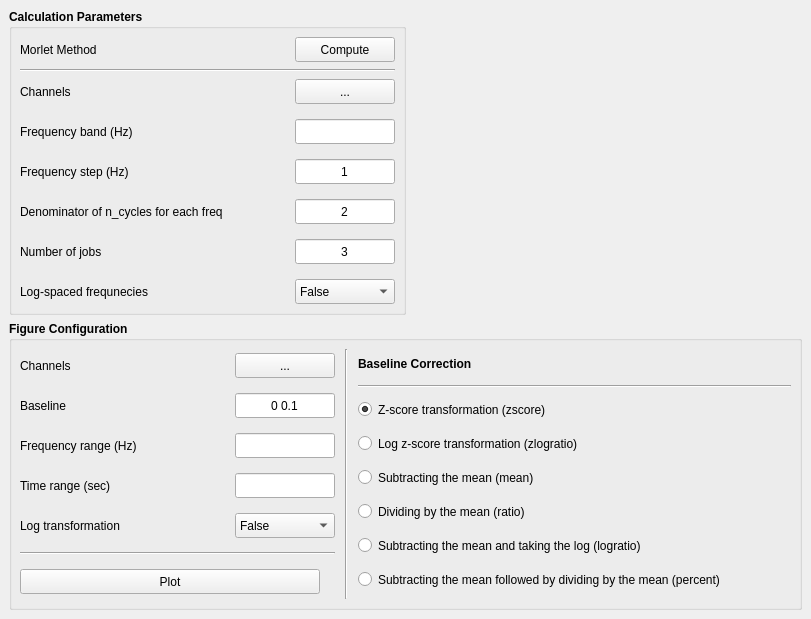
<?xml version="1.0" encoding="UTF-8"?>
<ui version="4.0">
 <class>MainWindow</class>
 <widget class="QMainWindow" name="MainWindow">
  <property name="geometry">
   <rect>
    <x>0</x>
    <y>0</y>
    <width>811</width>
    <height>619</height>
   </rect>
  </property>
  <property name="font">
   <font>
    <family>Ubuntu</family>
    <weight>50</weight>
    <bold>false</bold>
   </font>
  </property>
  <property name="windowTitle">
   <string>MainWindow</string>
  </property>
  <property name="toolTip">
   <string>dividing by the mean of baseline values</string>
  </property>
  <widget class="QWidget" name="centralwidget">
   <layout class="QVBoxLayout" name="verticalLayout_9">
    <item>
     <layout class="QHBoxLayout" name="horizontalLayout_5">
      <item>
       <widget class="QGroupBox" name="groupBox">
        <property name="font">
         <font>
          <weight>75</weight>
          <bold>true</bold>
         </font>
        </property>
        <property name="title">
         <string>Calculation Parameters</string>
        </property>
        <layout class="QVBoxLayout" name="verticalLayout_8">
         <property name="spacing">
          <number>7</number>
         </property>
         <property name="leftMargin">
          <number>8</number>
         </property>
         <property name="topMargin">
          <number>8</number>
         </property>
         <property name="rightMargin">
          <number>8</number>
         </property>
         <property name="bottomMargin">
          <number>8</number>
         </property>
         <item>
          <layout class="QHBoxLayout" name="horizontalLayout">
           <item>
            <widget class="QLabel" name="Morlet_methodlb">
             <property name="minimumSize">
              <size>
               <width>0</width>
               <height>25</height>
              </size>
             </property>
             <property name="maximumSize">
              <size>
               <width>16777215</width>
               <height>25</height>
              </size>
             </property>
             <property name="font">
              <font>
               <weight>50</weight>
               <bold>false</bold>
              </font>
             </property>
             <property name="text">
              <string>Morlet Method</string>
             </property>
            </widget>
           </item>
           <item>
            <spacer name="horizontalSpacer_2">
             <property name="orientation">
              <enum>Qt::Horizontal</enum>
             </property>
             <property name="sizeHint" stdset="0">
              <size>
               <width>40</width>
               <height>20</height>
              </size>
             </property>
            </spacer>
           </item>
           <item>
            <widget class="QPushButton" name="_compute_btn">
             <property name="minimumSize">
              <size>
               <width>100</width>
               <height>25</height>
              </size>
             </property>
             <property name="maximumSize">
              <size>
               <width>100</width>
               <height>25</height>
              </size>
             </property>
             <property name="font">
              <font>
               <weight>50</weight>
               <bold>false</bold>
              </font>
             </property>
             <property name="text">
              <string>Compute</string>
             </property>
             <property name="shortcut">
              <string>Return</string>
             </property>
            </widget>
           </item>
          </layout>
         </item>
         <item>
          <widget class="Line" name="line_5">
           <property name="orientation">
            <enum>Qt::Horizontal</enum>
           </property>
          </widget>
         </item>
         <item>
          <layout class="QHBoxLayout" name="horizontalLayout_2">
           <property name="spacing">
            <number>35</number>
           </property>
           <item>
            <layout class="QVBoxLayout" name="verticalLayout_2">
             <property name="spacing">
              <number>15</number>
             </property>
             <item>
              <widget class="QLabel" name="_chan_lb">
               <property name="minimumSize">
                <size>
                 <width>100</width>
                 <height>25</height>
                </size>
               </property>
               <property name="maximumSize">
                <size>
                 <width>100</width>
                 <height>25</height>
                </size>
               </property>
               <property name="font">
                <font>
                 <family>Ubuntu</family>
                 <pointsize>9</pointsize>
                 <weight>50</weight>
                 <italic>false</italic>
                 <bold>false</bold>
                </font>
               </property>
               <property name="text">
                <string>Channels</string>
               </property>
              </widget>
             </item>
             <item>
              <widget class="QLabel" name="_freq_band_lb">
               <property name="minimumSize">
                <size>
                 <width>0</width>
                 <height>25</height>
                </size>
               </property>
               <property name="maximumSize">
                <size>
                 <width>16777215</width>
                 <height>25</height>
                </size>
               </property>
               <property name="font">
                <font>
                 <weight>50</weight>
                 <bold>false</bold>
                </font>
               </property>
               <property name="text">
                <string>Frequency band (Hz)</string>
               </property>
              </widget>
             </item>
             <item>
              <widget class="QLabel" name="_freq_step_lb">
               <property name="minimumSize">
                <size>
                 <width>0</width>
                 <height>25</height>
                </size>
               </property>
               <property name="maximumSize">
                <size>
                 <width>16777215</width>
                 <height>25</height>
                </size>
               </property>
               <property name="font">
                <font>
                 <weight>50</weight>
                 <bold>false</bold>
                </font>
               </property>
               <property name="text">
                <string>Frequency step (Hz)</string>
               </property>
              </widget>
             </item>
             <item>
              <widget class="QLabel" name="_denom_ncycles_lb">
               <property name="minimumSize">
                <size>
                 <width>0</width>
                 <height>25</height>
                </size>
               </property>
               <property name="maximumSize">
                <size>
                 <width>16777215</width>
                 <height>25</height>
                </size>
               </property>
               <property name="font">
                <font>
                 <weight>50</weight>
                 <bold>false</bold>
                </font>
               </property>
               <property name="text">
                <string>Denominator of n_cycles for each freq</string>
               </property>
              </widget>
             </item>
             <item>
              <widget class="QLabel" name="_njobs_lb">
               <property name="minimumSize">
                <size>
                 <width>0</width>
                 <height>25</height>
                </size>
               </property>
               <property name="maximumSize">
                <size>
                 <width>16777215</width>
                 <height>25</height>
                </size>
               </property>
               <property name="font">
                <font>
                 <weight>50</weight>
                 <bold>false</bold>
                </font>
               </property>
               <property name="text">
                <string>Number of jobs</string>
               </property>
              </widget>
             </item>
             <item>
              <widget class="QLabel" name="_log_freq_lb">
               <property name="minimumSize">
                <size>
                 <width>0</width>
                 <height>25</height>
                </size>
               </property>
               <property name="maximumSize">
                <size>
                 <width>16777215</width>
                 <height>25</height>
                </size>
               </property>
               <property name="font">
                <font>
                 <weight>50</weight>
                 <bold>false</bold>
                </font>
               </property>
               <property name="text">
                <string>Log-spaced frequnecies</string>
               </property>
              </widget>
             </item>
            </layout>
           </item>
           <item>
            <layout class="QVBoxLayout" name="verticalLayout">
             <property name="spacing">
              <number>15</number>
             </property>
             <item>
              <widget class="QToolButton" name="_select_chan_btn">
               <property name="minimumSize">
                <size>
                 <width>100</width>
                 <height>25</height>
                </size>
               </property>
               <property name="maximumSize">
                <size>
                 <width>100</width>
                 <height>25</height>
                </size>
               </property>
               <property name="font">
                <font>
                 <weight>50</weight>
                 <bold>false</bold>
                </font>
               </property>
               <property name="text">
                <string>...</string>
               </property>
              </widget>
             </item>
             <item>
              <widget class="QLineEdit" name="_freq_band_le">
               <property name="minimumSize">
                <size>
                 <width>100</width>
                 <height>25</height>
                </size>
               </property>
               <property name="maximumSize">
                <size>
                 <width>100</width>
                 <height>25</height>
                </size>
               </property>
               <property name="font">
                <font>
                 <weight>50</weight>
                 <bold>false</bold>
                </font>
               </property>
               <property name="focusPolicy">
                <enum>Qt::ClickFocus</enum>
               </property>
               <property name="alignment">
                <set>Qt::AlignCenter</set>
               </property>
              </widget>
             </item>
             <item>
              <widget class="QLineEdit" name="_freq_step_le">
               <property name="minimumSize">
                <size>
                 <width>100</width>
                 <height>25</height>
                </size>
               </property>
               <property name="maximumSize">
                <size>
                 <width>100</width>
                 <height>25</height>
                </size>
               </property>
               <property name="font">
                <font>
                 <weight>50</weight>
                 <bold>false</bold>
                </font>
               </property>
               <property name="focusPolicy">
                <enum>Qt::ClickFocus</enum>
               </property>
               <property name="text">
                <string>1</string>
               </property>
               <property name="alignment">
                <set>Qt::AlignCenter</set>
               </property>
              </widget>
             </item>
             <item>
              <widget class="QLineEdit" name="_denom_ncycles_le">
               <property name="minimumSize">
                <size>
                 <width>100</width>
                 <height>25</height>
                </size>
               </property>
               <property name="maximumSize">
                <size>
                 <width>100</width>
                 <height>25</height>
                </size>
               </property>
               <property name="font">
                <font>
                 <weight>50</weight>
                 <bold>false</bold>
                </font>
               </property>
               <property name="focusPolicy">
                <enum>Qt::ClickFocus</enum>
               </property>
               <property name="text">
                <string>2</string>
               </property>
               <property name="alignment">
                <set>Qt::AlignCenter</set>
               </property>
              </widget>
             </item>
             <item>
              <widget class="QLineEdit" name="_njobs_le">
               <property name="minimumSize">
                <size>
                 <width>100</width>
                 <height>25</height>
                </size>
               </property>
               <property name="maximumSize">
                <size>
                 <width>100</width>
                 <height>25</height>
                </size>
               </property>
               <property name="font">
                <font>
                 <weight>50</weight>
                 <bold>false</bold>
                </font>
               </property>
               <property name="focusPolicy">
                <enum>Qt::ClickFocus</enum>
               </property>
               <property name="text">
                <string>3</string>
               </property>
               <property name="alignment">
                <set>Qt::AlignCenter</set>
               </property>
              </widget>
             </item>
             <item>
              <widget class="QComboBox" name="_log_freq_cbx">
               <property name="minimumSize">
                <size>
                 <width>100</width>
                 <height>25</height>
                </size>
               </property>
               <property name="maximumSize">
                <size>
                 <width>100</width>
                 <height>25</height>
                </size>
               </property>
               <property name="font">
                <font>
                 <weight>50</weight>
                 <bold>false</bold>
                </font>
               </property>
               <item>
                <property name="text">
                 <string>False</string>
                </property>
               </item>
               <item>
                <property name="text">
                 <string>True</string>
                </property>
               </item>
              </widget>
             </item>
            </layout>
           </item>
          </layout>
         </item>
        </layout>
       </widget>
      </item>
      <item>
       <spacer name="horizontalSpacer">
        <property name="orientation">
         <enum>Qt::Horizontal</enum>
        </property>
        <property name="sizeHint" stdset="0">
         <size>
          <width>40</width>
          <height>20</height>
         </size>
        </property>
       </spacer>
      </item>
     </layout>
    </item>
    <item>
     <widget class="QGroupBox" name="groupBox_2">
      <property name="font">
       <font>
        <weight>75</weight>
        <bold>true</bold>
       </font>
      </property>
      <property name="title">
       <string>Figure Configuration</string>
      </property>
      <layout class="QHBoxLayout" name="horizontalLayout_3">
       <property name="spacing">
        <number>10</number>
       </property>
       <property name="leftMargin">
        <number>8</number>
       </property>
       <property name="topMargin">
        <number>8</number>
       </property>
       <property name="rightMargin">
        <number>8</number>
       </property>
       <property name="bottomMargin">
        <number>8</number>
       </property>
       <item>
        <layout class="QVBoxLayout" name="verticalLayout_6">
         <property name="spacing">
          <number>10</number>
         </property>
         <item>
          <layout class="QHBoxLayout" name="horizontalLayout_4">
           <property name="spacing">
            <number>15</number>
           </property>
           <item>
            <layout class="QVBoxLayout" name="verticalLayout_4">
             <property name="spacing">
              <number>15</number>
             </property>
             <item>
              <widget class="QLabel" name="_fig_chan_lb">
               <property name="minimumSize">
                <size>
                 <width>100</width>
                 <height>25</height>
                </size>
               </property>
               <property name="maximumSize">
                <size>
                 <width>100</width>
                 <height>25</height>
                </size>
               </property>
               <property name="font">
                <font>
                 <family>Ubuntu</family>
                 <pointsize>9</pointsize>
                 <weight>50</weight>
                 <italic>false</italic>
                 <bold>false</bold>
                </font>
               </property>
               <property name="text">
                <string>Channels</string>
               </property>
              </widget>
             </item>
             <item>
              <widget class="QLabel" name="_fig_baseline_lb">
               <property name="minimumSize">
                <size>
                 <width>100</width>
                 <height>25</height>
                </size>
               </property>
               <property name="maximumSize">
                <size>
                 <width>100</width>
                 <height>25</height>
                </size>
               </property>
               <property name="font">
                <font>
                 <family>Ubuntu</family>
                 <pointsize>9</pointsize>
                 <weight>50</weight>
                 <italic>false</italic>
                 <bold>false</bold>
                </font>
               </property>
               <property name="text">
                <string>Baseline</string>
               </property>
              </widget>
             </item>
             <item>
              <widget class="QLabel" name="_fig_freq_lb">
               <property name="minimumSize">
                <size>
                 <width>100</width>
                 <height>25</height>
                </size>
               </property>
               <property name="maximumSize">
                <size>
                 <width>200</width>
                 <height>25</height>
                </size>
               </property>
               <property name="font">
                <font>
                 <family>Ubuntu</family>
                 <pointsize>9</pointsize>
                 <weight>50</weight>
                 <italic>false</italic>
                 <bold>false</bold>
                </font>
               </property>
               <property name="text">
                <string>Frequency range (Hz)</string>
               </property>
              </widget>
             </item>
             <item>
              <widget class="QLabel" name="_fig_time_lb">
               <property name="minimumSize">
                <size>
                 <width>100</width>
                 <height>25</height>
                </size>
               </property>
               <property name="maximumSize">
                <size>
                 <width>200</width>
                 <height>25</height>
                </size>
               </property>
               <property name="font">
                <font>
                 <family>Ubuntu</family>
                 <pointsize>9</pointsize>
                 <weight>50</weight>
                 <italic>false</italic>
                 <bold>false</bold>
                </font>
               </property>
               <property name="text">
                <string>Time range (sec)</string>
               </property>
              </widget>
             </item>
             <item>
              <widget class="QLabel" name="_fig_log_lb">
               <property name="minimumSize">
                <size>
                 <width>100</width>
                 <height>25</height>
                </size>
               </property>
               <property name="maximumSize">
                <size>
                 <width>200</width>
                 <height>25</height>
                </size>
               </property>
               <property name="font">
                <font>
                 <family>Ubuntu</family>
                 <pointsize>9</pointsize>
                 <weight>50</weight>
                 <italic>false</italic>
                 <bold>false</bold>
                </font>
               </property>
               <property name="text">
                <string>Log transformation</string>
               </property>
              </widget>
             </item>
            </layout>
           </item>
           <item>
            <layout class="QVBoxLayout" name="verticalLayout_3">
             <property name="spacing">
              <number>15</number>
             </property>
             <item>
              <widget class="QToolButton" name="_fig_select_chan_btn">
               <property name="minimumSize">
                <size>
                 <width>100</width>
                 <height>25</height>
                </size>
               </property>
               <property name="maximumSize">
                <size>
                 <width>100</width>
                 <height>25</height>
                </size>
               </property>
               <property name="font">
                <font>
                 <weight>50</weight>
                 <bold>false</bold>
                </font>
               </property>
               <property name="text">
                <string>...</string>
               </property>
              </widget>
             </item>
             <item>
              <widget class="QLineEdit" name="_fig_baseline_le">
               <property name="minimumSize">
                <size>
                 <width>100</width>
                 <height>25</height>
                </size>
               </property>
               <property name="maximumSize">
                <size>
                 <width>100</width>
                 <height>25</height>
                </size>
               </property>
               <property name="font">
                <font>
                 <weight>50</weight>
                 <bold>false</bold>
                </font>
               </property>
               <property name="focusPolicy">
                <enum>Qt::ClickFocus</enum>
               </property>
               <property name="text">
                <string>0 0.1</string>
               </property>
               <property name="alignment">
                <set>Qt::AlignCenter</set>
               </property>
              </widget>
             </item>
             <item>
              <widget class="QLineEdit" name="_fig_freq_band_le">
               <property name="minimumSize">
                <size>
                 <width>100</width>
                 <height>25</height>
                </size>
               </property>
               <property name="maximumSize">
                <size>
                 <width>100</width>
                 <height>25</height>
                </size>
               </property>
               <property name="font">
                <font>
                 <weight>50</weight>
                 <bold>false</bold>
                </font>
               </property>
               <property name="focusPolicy">
                <enum>Qt::ClickFocus</enum>
               </property>
               <property name="alignment">
                <set>Qt::AlignCenter</set>
               </property>
              </widget>
             </item>
             <item>
              <widget class="QLineEdit" name="_fig_time_le">
               <property name="minimumSize">
                <size>
                 <width>100</width>
                 <height>25</height>
                </size>
               </property>
               <property name="maximumSize">
                <size>
                 <width>100</width>
                 <height>25</height>
                </size>
               </property>
               <property name="font">
                <font>
                 <weight>50</weight>
                 <bold>false</bold>
                </font>
               </property>
               <property name="focusPolicy">
                <enum>Qt::ClickFocus</enum>
               </property>
               <property name="alignment">
                <set>Qt::AlignCenter</set>
               </property>
              </widget>
             </item>
             <item>
              <widget class="QComboBox" name="_fig_log_cbx">
               <property name="minimumSize">
                <size>
                 <width>100</width>
                 <height>25</height>
                </size>
               </property>
               <property name="maximumSize">
                <size>
                 <width>100</width>
                 <height>25</height>
                </size>
               </property>
               <property name="font">
                <font>
                 <weight>50</weight>
                 <bold>false</bold>
                </font>
               </property>
               <item>
                <property name="text">
                 <string>False</string>
                </property>
               </item>
               <item>
                <property name="text">
                 <string>True</string>
                </property>
               </item>
              </widget>
             </item>
            </layout>
           </item>
          </layout>
         </item>
         <item>
          <widget class="Line" name="line_4">
           <property name="orientation">
            <enum>Qt::Horizontal</enum>
           </property>
          </widget>
         </item>
         <item>
          <widget class="QPushButton" name="_plot_btn">
           <property name="minimumSize">
            <size>
             <width>120</width>
             <height>25</height>
            </size>
           </property>
           <property name="maximumSize">
            <size>
             <width>300</width>
             <height>25</height>
            </size>
           </property>
           <property name="font">
            <font>
             <weight>50</weight>
             <bold>false</bold>
            </font>
           </property>
           <property name="text">
            <string>Plot</string>
           </property>
          </widget>
         </item>
        </layout>
       </item>
       <item>
        <widget class="Line" name="line">
         <property name="orientation">
          <enum>Qt::Vertical</enum>
         </property>
        </widget>
       </item>
       <item>
        <layout class="QVBoxLayout" name="verticalLayout_5">
         <property name="spacing">
          <number>7</number>
         </property>
         <item>
          <widget class="QLabel" name="_baseline_correction_lb">
           <property name="minimumSize">
            <size>
             <width>100</width>
             <height>25</height>
            </size>
           </property>
           <property name="maximumSize">
            <size>
             <width>200</width>
             <height>25</height>
            </size>
           </property>
           <property name="font">
            <font>
             <family>Ubuntu</family>
             <pointsize>9</pointsize>
             <weight>75</weight>
             <italic>false</italic>
             <bold>true</bold>
            </font>
           </property>
           <property name="text">
            <string>Baseline Correction</string>
           </property>
          </widget>
         </item>
         <item>
          <widget class="Line" name="line_2">
           <property name="orientation">
            <enum>Qt::Horizontal</enum>
           </property>
          </widget>
         </item>
         <item>
          <widget class="QRadioButton" name="_zscore_btn">
           <property name="minimumSize">
            <size>
             <width>0</width>
             <height>25</height>
            </size>
           </property>
           <property name="maximumSize">
            <size>
             <width>16777215</width>
             <height>25</height>
            </size>
           </property>
           <property name="font">
            <font>
             <weight>50</weight>
             <bold>false</bold>
            </font>
           </property>
           <property name="toolTip">
            <string>subtracting the mean of baseline values and 
dividing by the standard deviation of baseline values</string>
           </property>
           <property name="text">
            <string>Z-score transformation (zscore)</string>
           </property>
           <property name="checked">
            <bool>true</bool>
           </property>
          </widget>
         </item>
         <item>
          <widget class="QRadioButton" name="_zlogratio_btn">
           <property name="minimumSize">
            <size>
             <width>0</width>
             <height>25</height>
            </size>
           </property>
           <property name="maximumSize">
            <size>
             <width>16777215</width>
             <height>25</height>
            </size>
           </property>
           <property name="font">
            <font>
             <weight>50</weight>
             <bold>false</bold>
            </font>
           </property>
           <property name="toolTip">
            <string>dividing by the mean of baseline values, 
taking the log, and dividing by the standard deviation of log baseline values</string>
           </property>
           <property name="text">
            <string>Log z-score transformation (zlogratio)</string>
           </property>
          </widget>
         </item>
         <item>
          <widget class="QRadioButton" name="_mean_btn">
           <property name="minimumSize">
            <size>
             <width>0</width>
             <height>25</height>
            </size>
           </property>
           <property name="maximumSize">
            <size>
             <width>16777215</width>
             <height>25</height>
            </size>
           </property>
           <property name="font">
            <font>
             <weight>50</weight>
             <bold>false</bold>
            </font>
           </property>
           <property name="focusPolicy">
            <enum>Qt::StrongFocus</enum>
           </property>
           <property name="toolTip">
            <string>subtracting the mean of baseline value</string>
           </property>
           <property name="text">
            <string>Subtracting the mean (mean)</string>
           </property>
          </widget>
         </item>
         <item>
          <widget class="QRadioButton" name="_ratio_btn">
           <property name="minimumSize">
            <size>
             <width>0</width>
             <height>25</height>
            </size>
           </property>
           <property name="maximumSize">
            <size>
             <width>16777215</width>
             <height>25</height>
            </size>
           </property>
           <property name="font">
            <font>
             <weight>50</weight>
             <bold>false</bold>
            </font>
           </property>
           <property name="toolTip">
            <string>dividing by the mean of baseline values</string>
           </property>
           <property name="accessibleDescription">
            <string extracomment="dividing by the mean of baseline values"/>
           </property>
           <property name="text">
            <string>Dividing by the mean (ratio)</string>
           </property>
          </widget>
         </item>
         <item>
          <widget class="QRadioButton" name="_logratio_btn">
           <property name="minimumSize">
            <size>
             <width>0</width>
             <height>25</height>
            </size>
           </property>
           <property name="maximumSize">
            <size>
             <width>16777215</width>
             <height>25</height>
            </size>
           </property>
           <property name="font">
            <font>
             <weight>50</weight>
             <bold>false</bold>
            </font>
           </property>
           <property name="toolTip">
            <string>dividing by the mean of baseline values and taking the log</string>
           </property>
           <property name="accessibleDescription">
            <string extracomment="dividing by the mean of baseline values"/>
           </property>
           <property name="text">
            <string>Subtracting the mean and taking the log (logratio)</string>
           </property>
          </widget>
         </item>
         <item>
          <widget class="QRadioButton" name="_percent_btn">
           <property name="minimumSize">
            <size>
             <width>0</width>
             <height>25</height>
            </size>
           </property>
           <property name="maximumSize">
            <size>
             <width>16777215</width>
             <height>25</height>
            </size>
           </property>
           <property name="font">
            <font>
             <weight>50</weight>
             <bold>false</bold>
            </font>
           </property>
           <property name="toolTip">
            <string>subtracting the mean of baseline values 
 followed by dividing by the mean of baseline values</string>
           </property>
           <property name="accessibleDescription">
            <string extracomment="dividing by the mean of baseline values"/>
           </property>
           <property name="text">
            <string>Subtracting the mean followed by dividing by the mean (percent)</string>
           </property>
          </widget>
         </item>
        </layout>
       </item>
      </layout>
     </widget>
    </item>
   </layout>
  </widget>
 </widget>
 <resources/>
 <connections/>
</ui>
